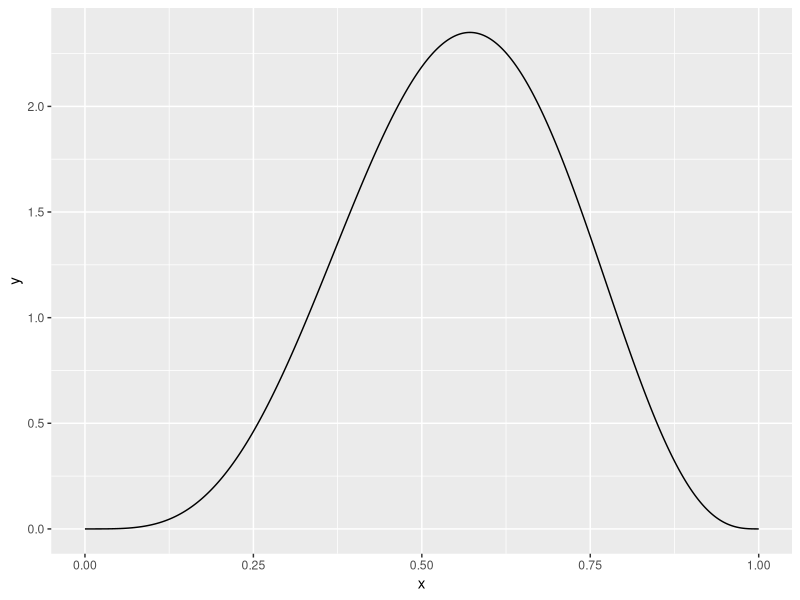
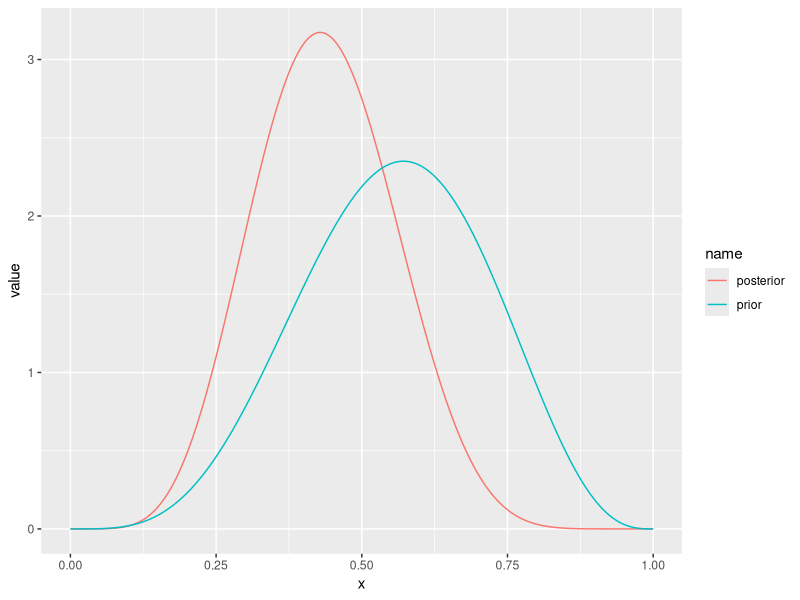
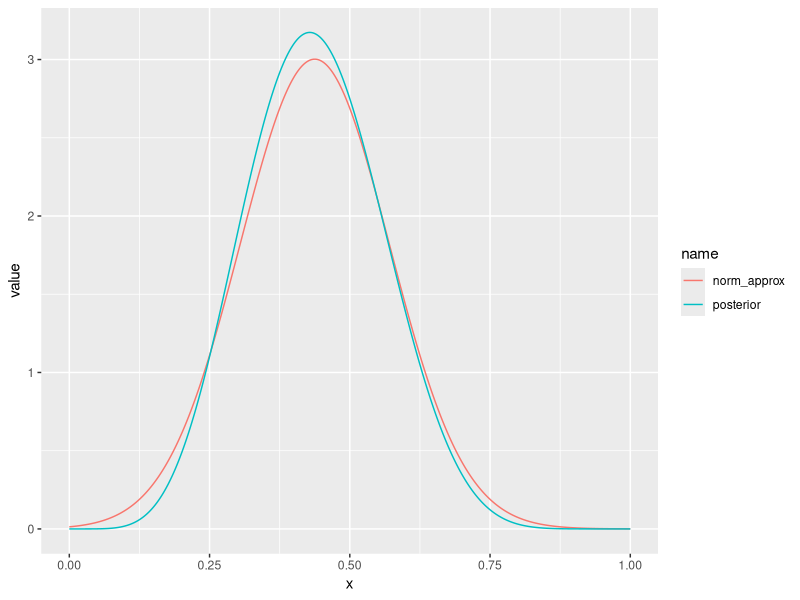

Reproduce these figures in R, in order.
## ---- chunk 1
knitr::opts_chunk$set(echo = FALSE)
library(tidyverse)
## ---- chunk 2
# a and b parameters for the beta prior
prior_a <- 5
prior_b <- 4

# number of tosses of the globe 
n <- 7

# number of times the globe lands on water
Y <- 2
## ---- chunk 3
x_vals <- seq(from=0, to=1, by=0.001)
prior_y <- dbeta(x_vals, prior_a, prior_b)
df_prior <- data.frame(x=x_vals, y=prior_y)
ggplot(df_prior, aes(x=x,y=y)) + geom_line()
## ---- chunk 4
posterior_a <- prior_a + Y
posterior_b <- prior_b + n - Y
posterior_y <- dbeta(x_vals, posterior_a, posterior_b)
df_posterior <- data.frame(x=x_vals, prior=prior_y, posterior=posterior_y)
df_posterior <- df_posterior %>% pivot_longer(c(prior,posterior))

print(posterior_a)
print(posterior_b)

ggplot(df_posterior, aes(x=x, y=value, color=name)) + geom_line()
## ---- chunk 5
likelihood_func <- function(q)
{
  return(q^(posterior_a)*(1-q)^(posterior_b))
}
opt_obj <- optimize(likelihood_func, c(0,1), maximum=TRUE)
post_mode <- opt_obj$maximum
print("posterior mode:")
print(post_mode)
## ---- chunk 6
norm_approx_var <- -1/( -(posterior_a-1)/post_mode^2 - (posterior_b-1)/(1-post_mode)^2)
## ---- chunk 7
norm_std <- sqrt(norm_approx_var)
## ---- chunk 8
norm_approx_y <- dnorm(x_vals, post_mode, norm_std)
df_norm_approx <- data.frame(x=x_vals, norm_approx=norm_approx_y, posterior=posterior_y)
df_norm_approx <- df_norm_approx %>% pivot_longer(c(norm_approx,posterior))
ggplot(df_norm_approx, aes(x=x, y=value, color=name)) + geom_line()
